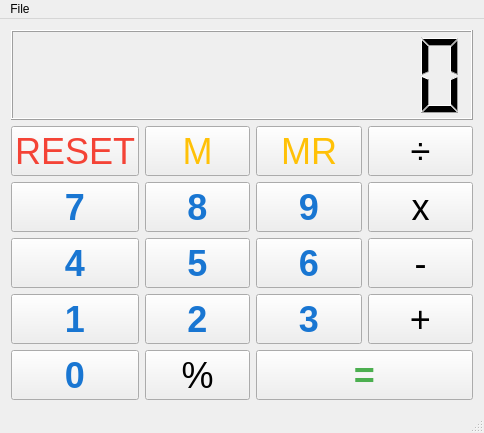
<?xml version="1.0" encoding="UTF-8"?>
<ui version="4.0">
 <class>MainWindow</class>
 <widget class="QMainWindow" name="MainWindow">
  <property name="geometry">
   <rect>
    <x>0</x>
    <y>0</y>
    <width>484</width>
    <height>433</height>
   </rect>
  </property>
  <property name="windowTitle">
   <string>Calculon</string>
  </property>
  <widget class="QWidget" name="centralWidget">
   <property name="sizePolicy">
    <sizepolicy hsizetype="Maximum" vsizetype="Maximum">
     <horstretch>0</horstretch>
     <verstretch>0</verstretch>
    </sizepolicy>
   </property>
   <layout class="QVBoxLayout" name="verticalLayout">
    <item>
     <widget class="QLCDNumber" name="lcdNumber">
      <property name="digitCount">
       <number>10</number>
      </property>
     </widget>
    </item>
    <item>
     <layout class="QGridLayout" name="gridLayout">
      <item row="3" column="0">
       <widget class="QPushButton" name="pushButton_n4">
        <property name="minimumSize">
         <size>
          <width>0</width>
          <height>50</height>
         </size>
        </property>
        <property name="font">
         <font>
          <pointsize>27</pointsize>
          <weight>75</weight>
          <bold>true</bold>
         </font>
        </property>
        <property name="styleSheet">
         <string notr="true">QPushButton {
color: #1976D2;
}</string>
        </property>
        <property name="text">
         <string>4</string>
        </property>
        <property name="shortcut">
         <string>4</string>
        </property>
       </widget>
      </item>
      <item row="4" column="0">
       <widget class="QPushButton" name="pushButton_n1">
        <property name="minimumSize">
         <size>
          <width>0</width>
          <height>50</height>
         </size>
        </property>
        <property name="font">
         <font>
          <pointsize>27</pointsize>
          <weight>75</weight>
          <bold>true</bold>
         </font>
        </property>
        <property name="styleSheet">
         <string notr="true">QPushButton {
color: #1976D2;
}</string>
        </property>
        <property name="text">
         <string>1</string>
        </property>
        <property name="shortcut">
         <string>1</string>
        </property>
       </widget>
      </item>
      <item row="2" column="1">
       <widget class="QPushButton" name="pushButton_n8">
        <property name="minimumSize">
         <size>
          <width>0</width>
          <height>50</height>
         </size>
        </property>
        <property name="font">
         <font>
          <pointsize>27</pointsize>
          <weight>75</weight>
          <bold>true</bold>
         </font>
        </property>
        <property name="styleSheet">
         <string notr="true">QPushButton {
color: #1976D2;
}</string>
        </property>
        <property name="text">
         <string>8</string>
        </property>
        <property name="shortcut">
         <string>8</string>
        </property>
       </widget>
      </item>
      <item row="2" column="3">
       <widget class="QPushButton" name="pushButton_mul">
        <property name="minimumSize">
         <size>
          <width>0</width>
          <height>50</height>
         </size>
        </property>
        <property name="font">
         <font>
          <pointsize>27</pointsize>
          <weight>50</weight>
          <bold>false</bold>
         </font>
        </property>
        <property name="text">
         <string>x</string>
        </property>
        <property name="shortcut">
         <string>*</string>
        </property>
       </widget>
      </item>
      <item row="2" column="0">
       <widget class="QPushButton" name="pushButton_n7">
        <property name="minimumSize">
         <size>
          <width>0</width>
          <height>50</height>
         </size>
        </property>
        <property name="font">
         <font>
          <pointsize>27</pointsize>
          <weight>75</weight>
          <bold>true</bold>
         </font>
        </property>
        <property name="styleSheet">
         <string notr="true">QPushButton {
color: #1976D2;
}</string>
        </property>
        <property name="text">
         <string>7</string>
        </property>
        <property name="shortcut">
         <string>7</string>
        </property>
       </widget>
      </item>
      <item row="3" column="2">
       <widget class="QPushButton" name="pushButton_n6">
        <property name="minimumSize">
         <size>
          <width>0</width>
          <height>50</height>
         </size>
        </property>
        <property name="font">
         <font>
          <pointsize>27</pointsize>
          <weight>75</weight>
          <bold>true</bold>
         </font>
        </property>
        <property name="styleSheet">
         <string notr="true">QPushButton {
color: #1976D2;
}</string>
        </property>
        <property name="text">
         <string>6</string>
        </property>
        <property name="shortcut">
         <string>6</string>
        </property>
       </widget>
      </item>
      <item row="3" column="1">
       <widget class="QPushButton" name="pushButton_n5">
        <property name="minimumSize">
         <size>
          <width>0</width>
          <height>50</height>
         </size>
        </property>
        <property name="font">
         <font>
          <pointsize>27</pointsize>
          <weight>75</weight>
          <bold>true</bold>
         </font>
        </property>
        <property name="styleSheet">
         <string notr="true">QPushButton {
color: #1976D2;
}</string>
        </property>
        <property name="text">
         <string>5</string>
        </property>
        <property name="shortcut">
         <string>5</string>
        </property>
       </widget>
      </item>
      <item row="5" column="0">
       <widget class="QPushButton" name="pushButton_n0">
        <property name="minimumSize">
         <size>
          <width>0</width>
          <height>50</height>
         </size>
        </property>
        <property name="font">
         <font>
          <pointsize>27</pointsize>
          <weight>75</weight>
          <bold>true</bold>
         </font>
        </property>
        <property name="styleSheet">
         <string notr="true">QPushButton {
color: #1976D2;
}</string>
        </property>
        <property name="text">
         <string>0</string>
        </property>
        <property name="shortcut">
         <string>0</string>
        </property>
       </widget>
      </item>
      <item row="4" column="1">
       <widget class="QPushButton" name="pushButton_n2">
        <property name="minimumSize">
         <size>
          <width>0</width>
          <height>50</height>
         </size>
        </property>
        <property name="font">
         <font>
          <pointsize>27</pointsize>
          <weight>75</weight>
          <bold>true</bold>
         </font>
        </property>
        <property name="styleSheet">
         <string notr="true">QPushButton {
color: #1976D2;
}</string>
        </property>
        <property name="text">
         <string>2</string>
        </property>
        <property name="shortcut">
         <string>2</string>
        </property>
       </widget>
      </item>
      <item row="2" column="2">
       <widget class="QPushButton" name="pushButton_n9">
        <property name="minimumSize">
         <size>
          <width>0</width>
          <height>50</height>
         </size>
        </property>
        <property name="font">
         <font>
          <pointsize>27</pointsize>
          <weight>75</weight>
          <bold>true</bold>
         </font>
        </property>
        <property name="styleSheet">
         <string notr="true">QPushButton {
color: #1976D2;
}</string>
        </property>
        <property name="text">
         <string>9</string>
        </property>
        <property name="shortcut">
         <string>9</string>
        </property>
       </widget>
      </item>
      <item row="4" column="2">
       <widget class="QPushButton" name="pushButton_n3">
        <property name="minimumSize">
         <size>
          <width>0</width>
          <height>50</height>
         </size>
        </property>
        <property name="font">
         <font>
          <pointsize>27</pointsize>
          <weight>75</weight>
          <bold>true</bold>
         </font>
        </property>
        <property name="styleSheet">
         <string notr="true">QPushButton {
color: #1976D2;
}</string>
        </property>
        <property name="text">
         <string>3</string>
        </property>
        <property name="shortcut">
         <string>3</string>
        </property>
       </widget>
      </item>
      <item row="1" column="3">
       <widget class="QPushButton" name="pushButton_div">
        <property name="minimumSize">
         <size>
          <width>0</width>
          <height>50</height>
         </size>
        </property>
        <property name="font">
         <font>
          <pointsize>27</pointsize>
          <weight>50</weight>
          <bold>false</bold>
         </font>
        </property>
        <property name="text">
         <string>÷</string>
        </property>
        <property name="shortcut">
         <string>/</string>
        </property>
       </widget>
      </item>
      <item row="3" column="3">
       <widget class="QPushButton" name="pushButton_sub">
        <property name="minimumSize">
         <size>
          <width>0</width>
          <height>50</height>
         </size>
        </property>
        <property name="font">
         <font>
          <pointsize>27</pointsize>
          <weight>50</weight>
          <bold>false</bold>
         </font>
        </property>
        <property name="text">
         <string>-</string>
        </property>
        <property name="shortcut">
         <string>-</string>
        </property>
       </widget>
      </item>
      <item row="4" column="3">
       <widget class="QPushButton" name="pushButton_add">
        <property name="minimumSize">
         <size>
          <width>0</width>
          <height>50</height>
         </size>
        </property>
        <property name="font">
         <font>
          <pointsize>27</pointsize>
          <weight>50</weight>
          <bold>false</bold>
         </font>
        </property>
        <property name="text">
         <string>+</string>
        </property>
        <property name="shortcut">
         <string>+</string>
        </property>
       </widget>
      </item>
      <item row="1" column="0">
       <widget class="QPushButton" name="pushButton_ac">
        <property name="minimumSize">
         <size>
          <width>0</width>
          <height>50</height>
         </size>
        </property>
        <property name="font">
         <font>
          <pointsize>27</pointsize>
          <weight>50</weight>
          <bold>false</bold>
         </font>
        </property>
        <property name="styleSheet">
         <string notr="true">QPushButton {
    color: #f44336;
}</string>
        </property>
        <property name="text">
         <string>RESET</string>
        </property>
        <property name="shortcut">
         <string>Esc</string>
        </property>
       </widget>
      </item>
      <item row="1" column="2">
       <widget class="QPushButton" name="pushButton_mr">
        <property name="minimumSize">
         <size>
          <width>0</width>
          <height>50</height>
         </size>
        </property>
        <property name="font">
         <font>
          <pointsize>27</pointsize>
          <weight>50</weight>
          <bold>false</bold>
         </font>
        </property>
        <property name="styleSheet">
         <string notr="true">QPushButton {
   color: #FFC107;
}</string>
        </property>
        <property name="text">
         <string>MR</string>
        </property>
        <property name="shortcut">
         <string>R</string>
        </property>
       </widget>
      </item>
      <item row="1" column="1">
       <widget class="QPushButton" name="pushButton_m">
        <property name="minimumSize">
         <size>
          <width>0</width>
          <height>50</height>
         </size>
        </property>
        <property name="font">
         <font>
          <pointsize>27</pointsize>
          <weight>50</weight>
          <bold>false</bold>
         </font>
        </property>
        <property name="styleSheet">
         <string notr="true">QPushButton {
   color: #FFC107;
}</string>
        </property>
        <property name="text">
         <string>M</string>
        </property>
        <property name="shortcut">
         <string>M</string>
        </property>
       </widget>
      </item>
      <item row="5" column="1">
       <widget class="QPushButton" name="pushButton_pc">
        <property name="minimumSize">
         <size>
          <width>0</width>
          <height>50</height>
         </size>
        </property>
        <property name="font">
         <font>
          <pointsize>27</pointsize>
          <weight>50</weight>
          <bold>false</bold>
         </font>
        </property>
        <property name="text">
         <string>%</string>
        </property>
        <property name="shortcut">
         <string>%</string>
        </property>
       </widget>
      </item>
      <item row="5" column="2" colspan="2">
       <widget class="QPushButton" name="pushButton_eq">
        <property name="minimumSize">
         <size>
          <width>0</width>
          <height>50</height>
         </size>
        </property>
        <property name="font">
         <font>
          <pointsize>27</pointsize>
          <weight>75</weight>
          <bold>true</bold>
         </font>
        </property>
        <property name="styleSheet">
         <string notr="true">QPushButton {
color: #4CAF50;
}</string>
        </property>
        <property name="text">
         <string>=</string>
        </property>
        <property name="shortcut">
         <string>Return</string>
        </property>
       </widget>
      </item>
     </layout>
    </item>
   </layout>
  </widget>
  <widget class="QMenuBar" name="menuBar">
   <property name="geometry">
    <rect>
     <x>0</x>
     <y>0</y>
     <width>484</width>
     <height>22</height>
    </rect>
   </property>
   <widget class="QMenu" name="menuFile">
    <property name="title">
     <string>File</string>
    </property>
    <addaction name="actionReset"/>
    <addaction name="actionExit"/>
   </widget>
   <addaction name="menuFile"/>
  </widget>
  <widget class="QStatusBar" name="statusBar"/>
  <action name="actionExit">
   <property name="text">
    <string>Exit</string>
   </property>
   <property name="shortcut">
    <string>Ctrl+Q</string>
   </property>
  </action>
  <action name="actionReset">
   <property name="text">
    <string>Reset</string>
   </property>
   <property name="shortcut">
    <string>Ctrl+R</string>
   </property>
  </action>
 </widget>
 <layoutdefault spacing="6" margin="11"/>
 <resources/>
 <connections/>
</ui>
